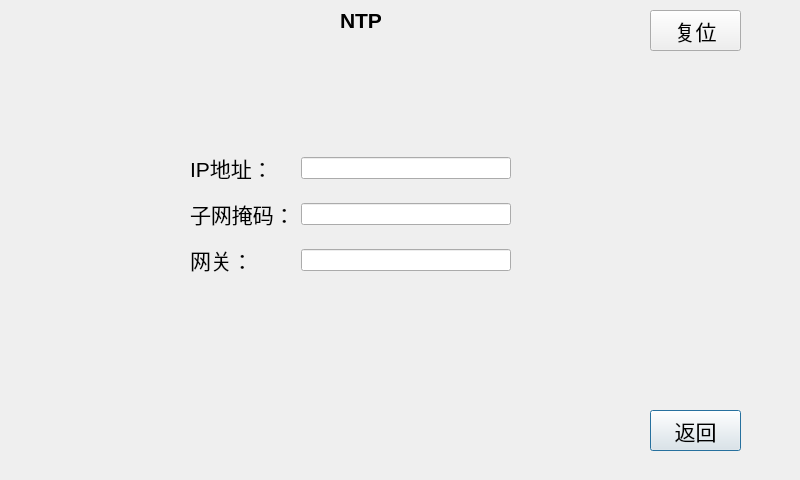
<?xml version="1.0" encoding="UTF-8"?>
<ui version="4.0">
 <class>setNTP</class>
 <widget class="QDialog" name="setNTP">
  <property name="geometry">
   <rect>
    <x>0</x>
    <y>0</y>
    <width>800</width>
    <height>480</height>
   </rect>
  </property>
  <property name="windowTitle">
   <string>Dialog</string>
  </property>
  <widget class="QLabel" name="label">
   <property name="geometry">
    <rect>
     <x>340</x>
     <y>10</y>
     <width>41</width>
     <height>20</height>
    </rect>
   </property>
   <property name="font">
    <font>
     <pointsize>16</pointsize>
     <weight>75</weight>
     <bold>true</bold>
    </font>
   </property>
   <property name="text">
    <string>NTP</string>
   </property>
  </widget>
  <widget class="QPushButton" name="pushButton_5">
   <property name="geometry">
    <rect>
     <x>650</x>
     <y>410</y>
     <width>91</width>
     <height>41</height>
    </rect>
   </property>
   <property name="font">
    <font>
     <pointsize>16</pointsize>
    </font>
   </property>
   <property name="text">
    <string>返回</string>
   </property>
  </widget>
  <widget class="QPushButton" name="pushButton_6">
   <property name="geometry">
    <rect>
     <x>650</x>
     <y>10</y>
     <width>91</width>
     <height>41</height>
    </rect>
   </property>
   <property name="font">
    <font>
     <pointsize>16</pointsize>
    </font>
   </property>
   <property name="text">
    <string>复位</string>
   </property>
  </widget>
  <widget class="QWidget" name="">
   <property name="geometry">
    <rect>
     <x>190</x>
     <y>144</y>
     <width>321</width>
     <height>141</height>
    </rect>
   </property>
   <layout class="QGridLayout" name="gridLayout">
    <item row="0" column="0">
     <widget class="QLabel" name="label_2">
      <property name="font">
       <font>
        <pointsize>16</pointsize>
       </font>
      </property>
      <property name="text">
       <string>IP地址：</string>
      </property>
     </widget>
    </item>
    <item row="0" column="1">
     <widget class="QLineEdit" name="lineEdit"/>
    </item>
    <item row="1" column="0">
     <widget class="QLabel" name="label_3">
      <property name="font">
       <font>
        <pointsize>16</pointsize>
       </font>
      </property>
      <property name="text">
       <string>子网掩码：</string>
      </property>
     </widget>
    </item>
    <item row="1" column="1">
     <widget class="QLineEdit" name="lineEdit_2"/>
    </item>
    <item row="2" column="0">
     <widget class="QLabel" name="label_4">
      <property name="font">
       <font>
        <pointsize>16</pointsize>
       </font>
      </property>
      <property name="text">
       <string>网关：</string>
      </property>
     </widget>
    </item>
    <item row="2" column="1">
     <widget class="QLineEdit" name="lineEdit_3"/>
    </item>
   </layout>
  </widget>
 </widget>
 <resources/>
 <connections>
  <connection>
   <sender>pushButton_5</sender>
   <signal>clicked()</signal>
   <receiver>setNTP</receiver>
   <slot>close()</slot>
   <hints>
    <hint type="sourcelabel">
     <x>687</x>
     <y>435</y>
    </hint>
    <hint type="destinationlabel">
     <x>711</x>
     <y>455</y>
    </hint>
   </hints>
  </connection>
 </connections>
</ui>
